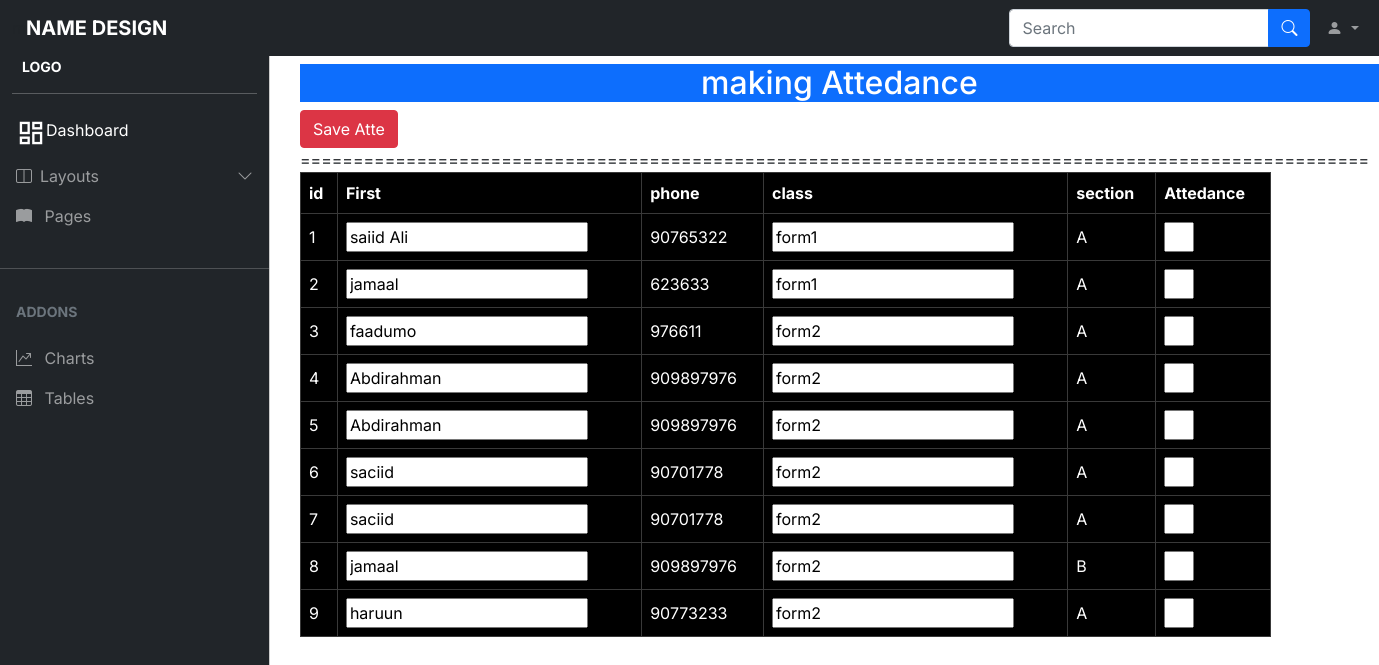
The page /Attedance.php on the database its author committed.
### tables this page shows
CREATE TABLE `student` (
  `id` int NOT NULL,
  `firstname` varchar(254) DEFAULT NULL,
  `phone` int NOT NULL,
  `class` varchar(100) NOT NULL,
  `section` varchar(100) NOT NULL
);

### Attedance.php (the view, shortened to what this page needs)
<!DOCTYPE html>
<html lang="en">
  <head>
    <link rel="stylesheet" href="css/bootstrap.min.css" />
    <link
      rel="stylesheet"
      href="https://cdn.jsdelivr.net/npm/bootstrap-icons@1.4.1/font/bootstrap-icons.css"
    />
    <link rel="stylesheet" href="css/dataTables.bootstrap5.min.css" />
    <link rel="stylesheet" href="css/style.css" />
  </head>
  <body>
    <nav class="navbar navbar-expand-lg navbar-dark bg-dark fixed-top">
      <div class="container-fluid">
        <a
          class="navbar-brand me-auto ms-lg-0 ms-3 text-uppercase fw-bold"
          href="#"
          >name Design</a
        >
        <div class="collapse navbar-collapse" id="topNavBar">
          <form class="d-flex ms-auto my-3 my-lg-0">
            <div class="input-group">
              <input
                class="form-control"
                type="search"
                placeholder="Search"
                aria-label="Search"
              />
              <button class="btn btn-primary" type="submit">
                <i class="bi bi-search"></i>
              </button>
            </div>
          </form>
          <ul class="navbar-nav">
            <li class="nav-item dropdown">
              <a
                class="nav-link dropdown-toggle ms-2"
                href="#"
                role="button"
                data-bs-toggle="dropdown"
                aria-expanded="false"
              >
                <i class="bi bi-person-fill"></i>
              </a>
            </li>
          </ul>
        </div>
      </div>
    </nav>
    <div
      class="offcanvas offcanvas-start sidebar-nav bg-dark"
      tabindex="-1"
      id="sidebar"
    >
      <div class="offcanvas-body p-0">
        <nav class="navbar-dark">
          <ul class="navbar-nav">
            <li>
              <div class="text-white small fw-bold text-uppercase" style="padding: 0px 12px;">
               <span style="padding: 10px;">logo</span>
               <hr>
              </div>
            </li>
            <li>
              <a href="#" class="nav-link px-3  active" style="display: flex;"  >
              <span class="material-symbols-outlined " style="font-size: 30px;">Dashboard</span>Dashboard
              </a>
            </li>
            <li>
              <a
                class="nav-link px-3 sidebar-link"
                data-bs-toggle="collapse"
                href="#layouts"
              >
                <span class="me-2" ><i class="bi bi-layout-split"></i></span>
                <span>Layouts</span>
                <span class="ms-auto">
                  <span class="right-icon">
                    <i class="bi bi-chevron-down"></i>
                  </span>
                </span>
              </a>
                  </li>
                </ul>
              </div>
            <li>
              <a href="#" class="nav-link px-3">
                <span class="me-2"><i class="bi bi-book-fill"></i></span>
                <span>Pages</span>
              </a>
            </li>
            <li class="my-4"><hr class="dropdown-divider bg-light" /></li>
            <li>
              <div class="text-muted small fw-bold text-uppercase px-3 mb-3">
                Addons
              </div>
            </li>
            <li>
              <a href="#" class="nav-link px-3">
                <span class="me-2"><i class="bi bi-graph-up"></i></span>
                <span>Charts</span>
              </a>
            </li>
            <li>
              <a href="#" class="nav-link px-3">
                <span class="me-2"><i class="bi bi-table"></i></span>
                <span>Tables</span>
              </a>
            </li>
      </div>
    <main class="mt-5 pt-3">
   <table>
  <thead>
     <h2 class="text-center bg-primary text-white">making Attedance</h2>
    <tr >
      <th scope="col">id</th>
      <th scope="col">First</th>
      <th scope="col">phone</th>
      <th scope="col">class</th>
      <th scope="col">section</th>
      <th scope="colspan">Attedance</th>
    </tr>
  </thead>
  <tbody>
      <?php
      require_once("conect.php");
      $result = mysqli_query($con,"SELECT * FROM  student");
    while($row = mysqli_fetch_array($result)){
      ?>
      <form action="" method="post">
        <tr>
            <td><?php echo $row['id']?></td>
            <td><input  type="text" name="mgac" value="<?php echo $row['firstname']?>"></td>
            <td><?php echo $row['phone']?></td>
            <td><input type="text" name="class" value="<?php echo $row['class']?>"></td>
            <td><?php echo $row['section']?></td>
        <td><input type="text" name="att" style="width: 30px;"  required></td>
        </tr> <?php } ?>
        <button class="btn  btn-danger ms-auto p-5pX" type="submit" name='save'> Save Atte </button>
      </form>
  </tbody>
   </table>
    </main>
  </body>
</html>

### css/style.css (style rules this page uses)
body, button { font-family: "Inter", sans-serif; }
:root { --offcanvas-width: 270px; --topNavbarHeight: 56px; }
.sidebar-nav { width: var(--offcanvas-width); }
.sidebar-link { display: flex; align-items: center; }
.sidebar-link .right-icon { display: inline-flex; }
@media (min-width: 992px) { body { overflow: auto !important; } }
@media (min-width: 992px) { main { margin-left: var(--offcanvas-width); } }
@media (min-width: 992px) { .sidebar-nav { -webkit-transform: none; transform: none; visibility: visible !important; height: calc(100% - var(--topNavbarHeight)); top: var(--topNavbarHeight); } }

### Attedance.php (style rules this page uses)
table { background: #000; color: #fff; width: 90%; align-items: left; padding: 30px; border: 1px solid #393939; }
th, td { border: 1px solid #393939; padding: 8px 8px; }
main { margin-left: 300px !important; }

### rows shown on the page
student: id "1", mgac "saiid Ali", phone "90765322", class "form1", section "A"
student: id "2", mgac "jamaal", phone "623633", class "form1", section "A"
student: id "3", mgac "faadumo", phone "976611", class "form2", section "A"
student: id "4", mgac "Abdirahman", phone "909897976", class "form2", section "A"
student: id "5", mgac "Abdirahman", phone "909897976", class "form2", section "A"
student: id "6", mgac "saciid", phone "90701778", class "form2", section "A"
student: id "7", mgac "saciid", phone "90701778", class "form2", section "A"
student: id "8", mgac "jamaal", phone "909897976", class "form2", section "B"
student: id "9", mgac "haruun", phone "90773233", class "form2", section "A"
